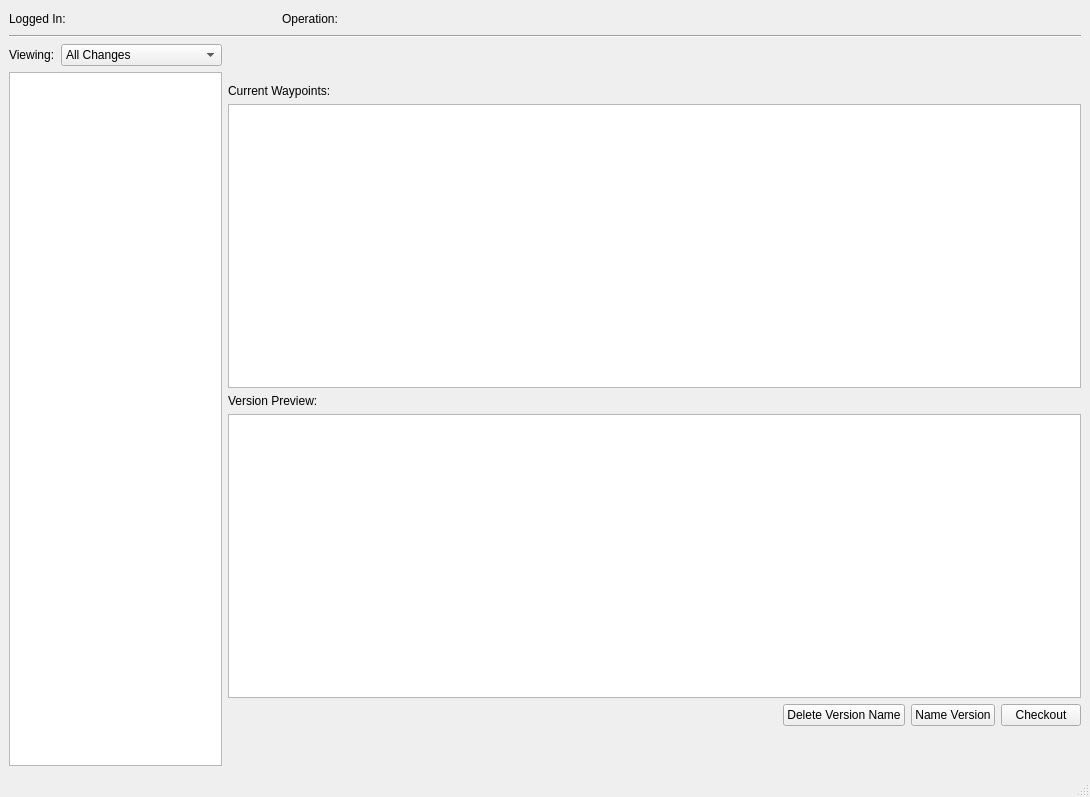
<?xml version="1.0" encoding="UTF-8"?>
<ui version="4.0">
 <class>MscolabVersionHistory</class>
 <widget class="QMainWindow" name="MscolabVersionHistory">
  <property name="geometry">
   <rect>
    <x>0</x>
    <y>0</y>
    <width>1090</width>
    <height>797</height>
   </rect>
  </property>
  <property name="windowTitle">
   <string>Version History</string>
  </property>
  <widget class="QWidget" name="centralwidget">
   <layout class="QGridLayout" name="gridLayout">
    <item row="0" column="0">
     <layout class="QVBoxLayout" name="verticalLayout_3">
      <item>
       <layout class="QHBoxLayout" name="horizontalLayout_3" stretch="1,1,2">
        <property name="spacing">
         <number>6</number>
        </property>
        <property name="sizeConstraint">
         <enum>QLayout::SetMinimumSize</enum>
        </property>
        <item>
         <widget class="QLabel" name="usernameLabel">
          <property name="sizePolicy">
           <sizepolicy hsizetype="MinimumExpanding" vsizetype="Preferred">
            <horstretch>0</horstretch>
            <verstretch>0</verstretch>
           </sizepolicy>
          </property>
          <property name="text">
           <string>Logged In: </string>
          </property>
         </widget>
        </item>
        <item>
         <widget class="QLabel" name="operationNameLabel">
          <property name="sizePolicy">
           <sizepolicy hsizetype="MinimumExpanding" vsizetype="Preferred">
            <horstretch>0</horstretch>
            <verstretch>0</verstretch>
           </sizepolicy>
          </property>
          <property name="text">
           <string>Operation:</string>
          </property>
         </widget>
        </item>
        <item>
         <spacer name="horizontalSpacer">
          <property name="orientation">
           <enum>Qt::Horizontal</enum>
          </property>
          <property name="sizeHint" stdset="0">
           <size>
            <width>40</width>
            <height>20</height>
           </size>
          </property>
         </spacer>
        </item>
       </layout>
      </item>
      <item>
       <widget class="Line" name="line">
        <property name="orientation">
         <enum>Qt::Horizontal</enum>
        </property>
       </widget>
      </item>
      <item>
       <layout class="QHBoxLayout" name="horizontalLayout_4" stretch="1,4">
        <item>
         <layout class="QVBoxLayout" name="verticalLayout_2">
          <item>
           <layout class="QHBoxLayout" name="horizontalLayout">
            <item>
             <widget class="QLabel" name="label">
              <property name="text">
               <string>Viewing:</string>
              </property>
             </widget>
            </item>
            <item>
             <widget class="QComboBox" name="versionFilterCB">
              <property name="sizePolicy">
               <sizepolicy hsizetype="Expanding" vsizetype="Fixed">
                <horstretch>0</horstretch>
                <verstretch>0</verstretch>
               </sizepolicy>
              </property>
              <item>
               <property name="text">
                <string>All Changes</string>
               </property>
              </item>
              <item>
               <property name="text">
                <string>Named Versions</string>
               </property>
              </item>
             </widget>
            </item>
           </layout>
          </item>
          <item>
           <widget class="QListWidget" name="changes">
            <property name="textElideMode">
             <enum>Qt::ElideNone</enum>
            </property>
            <property name="wordWrap">
             <bool>true</bool>
            </property>
           </widget>
          </item>
         </layout>
        </item>
        <item>
         <layout class="QVBoxLayout" name="verticalLayout" stretch="0,0,1,0,1,0,0">
          <item>
           <spacer name="verticalSpacer">
            <property name="orientation">
             <enum>Qt::Vertical</enum>
            </property>
            <property name="sizeHint" stdset="0">
             <size>
              <width>20</width>
              <height>40</height>
             </size>
            </property>
           </spacer>
          </item>
          <item>
           <widget class="QLabel" name="label_3">
            <property name="text">
             <string>Current Waypoints:</string>
            </property>
           </widget>
          </item>
          <item>
           <widget class="QTableView" name="currentWaypointsTable">
            <property name="sizePolicy">
             <sizepolicy hsizetype="Expanding" vsizetype="Expanding">
              <horstretch>0</horstretch>
              <verstretch>0</verstretch>
             </sizepolicy>
            </property>
            <property name="editTriggers">
             <set>QAbstractItemView::NoEditTriggers</set>
            </property>
           </widget>
          </item>
          <item>
           <widget class="QLabel" name="label_2">
            <property name="text">
             <string>Version Preview:</string>
            </property>
           </widget>
          </item>
          <item>
           <widget class="QTableView" name="changePreviewTable">
            <property name="editTriggers">
             <set>QAbstractItemView::NoEditTriggers</set>
            </property>
           </widget>
          </item>
          <item>
           <layout class="QHBoxLayout" name="horizontalLayout_2">
            <item>
             <spacer name="horizontalSpacer_2">
              <property name="orientation">
               <enum>Qt::Horizontal</enum>
              </property>
              <property name="sizeHint" stdset="0">
               <size>
                <width>40</width>
                <height>20</height>
               </size>
              </property>
             </spacer>
            </item>
            <item>
             <widget class="QPushButton" name="deleteVersionNameBtn">
              <property name="toolTip">
               <string>Delete the name of the selected version</string>
              </property>
              <property name="text">
               <string>Delete Version Name</string>
              </property>
             </widget>
            </item>
            <item>
             <widget class="QPushButton" name="nameVersionBtn">
              <property name="toolTip">
               <string>Give name to the selected version</string>
              </property>
              <property name="text">
               <string>Name Version</string>
              </property>
             </widget>
            </item>
            <item>
             <widget class="QPushButton" name="checkoutBtn">
              <property name="toolTip">
               <string>Checkout to the selected version</string>
              </property>
              <property name="text">
               <string>Checkout</string>
              </property>
              <property name="autoDefault">
               <bool>false</bool>
              </property>
              <property name="default">
               <bool>false</bool>
              </property>
             </widget>
            </item>
           </layout>
          </item>
          <item>
           <spacer name="verticalSpacer_2">
            <property name="orientation">
             <enum>Qt::Vertical</enum>
            </property>
            <property name="sizeHint" stdset="0">
             <size>
              <width>20</width>
              <height>40</height>
             </size>
            </property>
           </spacer>
          </item>
         </layout>
        </item>
       </layout>
      </item>
     </layout>
    </item>
   </layout>
  </widget>
  <widget class="QStatusBar" name="statusbar"/>
  <action name="actionCloseWindow">
   <property name="text">
    <string>actionCloseWindow</string>
   </property>
   <property name="shortcut">
    <string>Ctrl+W</string>
   </property>
  </action>
  <addaction name="actionCloseWindow"/>
 </widget>
 <resources/>
 <connections>
  <connection>
   <sender>actionCloseWindow</sender>
   <signal>triggered()</signal>
   <receiver>MscolabVersionHistory</receiver>
   <slot>close()</slot>
   <hints>
    <hint type="sourcelabel">
     <x>-1</x>
     <y>-1</y>
    </hint>
    <hint type="destinationlabel">
     <x>544</x>
     <y>398</y>
    </hint>
   </hints>
  </connection>
 </connections>
</ui>
